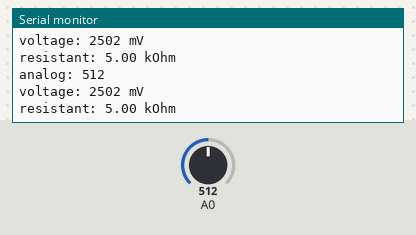
The sketch below on a simulated Arduino Uno, built with avr-gcc and run on an emulated ATmega328P. Shown: the last lines printed to the serial monitor. Inputs (shaded band) come from the test bench; at power-on: A0 = 512.

Above: at 1.3 s.
1.4 s: A0 set to 716
At 1.83 s:
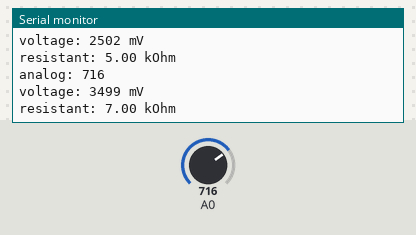
2.9 s: A0 set to 900
At 3.33 s:
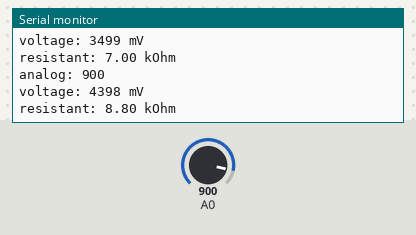
Timing chart, 0 to 5.9 s (numbered marks = the images above; inputs shaded):
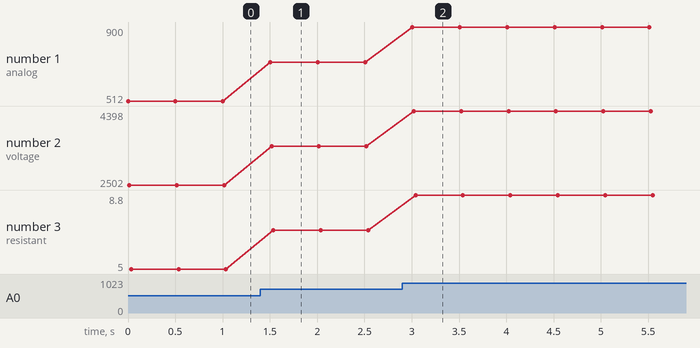

Measured:
- after the input at 1.4 s, the serial monitor: prints a new line after 0.10 s (image 1)
- after the input at 2.9 s, the serial monitor: prints a new line after 0.11 s (image 2)
- plotted number 1: 512 → 716 after the input at 1.4 s, 716 → 900 after the input at 2.9 s
- plotted number 2: 2502 → 3499 after the input at 1.4 s, 3499 → 4398 after the input at 2.9 s
- plotted number 3: 5 → 7 after the input at 1.4 s, 7 → 8.8 after the input at 2.9 s

The sketch:

ReadVarResistor.ino
```cpp
#define MAX_VOL 5000
#define MAX_RESISTANT 10000
#define MAX_ANALOG 1023

void setup() {
  // put your setup code here, to run once:
  Serial.begin(9600);
}

void loop() {
  // put your main code here, to run repeatedly:
  // read A0
  int value;
  value=analogRead(A0);
  // Serial.print("analog: ");
  // Serial.print(value);
  Serial.println("analog: "+String(value));

  // Convert into voltage
  int vol;
  vol=map(value,0,MAX_ANALOG,0,MAX_VOL);
  // Serial.print("voltage: ");
  // Serial.print(vol);
  Serial.println((String)"voltage: "+vol+" mV");

  // Convert into ohm
  int res;
  res=map(value,0,MAX_ANALOG,0,MAX_RESISTANT);
  float resConvert=res*1.00/1000;
  // Serial.print("resistant: ");
  // Serial.print(resConvert);
  Serial.println((String)"resistant: "+resConvert+" kOhm");

  Serial.println();
  delay(500);
}

/*
1. `Serial.println("analog: " + String(value));`
   - Trong trường hợp này, bạn đang thực hiện phép cộng giữa một chuỗi và một đối tượng kiểu String.
   Hệ thống sẽ tự động chuyển đổi giá trị kiểu int thành kiểu String và sau đó thực hiện phép cộng chuỗi.
   Điều này sẽ kết hợp "analog: " và giá trị của biến `value` trong một chuỗi duy nhất và sau đó in ra kết quả trên Serial.

2. `Serial.println((String)"analog: " + value);`
   - Trong trường hợp này, bạn đang sử dụng toán tử ép kiểu `(String)` để ép kiểu chuỗi "analog: "
   sang kiểu String trước khi thực hiện phép cộng với biến `value`. Kết quả cuối cùng là một chuỗi duy nhất chứa "analog: "
   và giá trị của biến `value`, và sau đó nó được in ra trên Serial.

Cả hai cách đều có thể được sử dụng để in ra thông tin tương tự trên Serial trong trường hợp này.
Tuy nhiên, cách thứ nhất (cộng chuỗi và biến) có vẻ dễ đọc hơn và tường minh hơn, trong khi cách thứ hai (ép kiểu)
có thể được sử dụng khi bạn muốn chắc chắn rằng "analog: " được biểu diễn dưới dạng kiểu String.
*/
```
